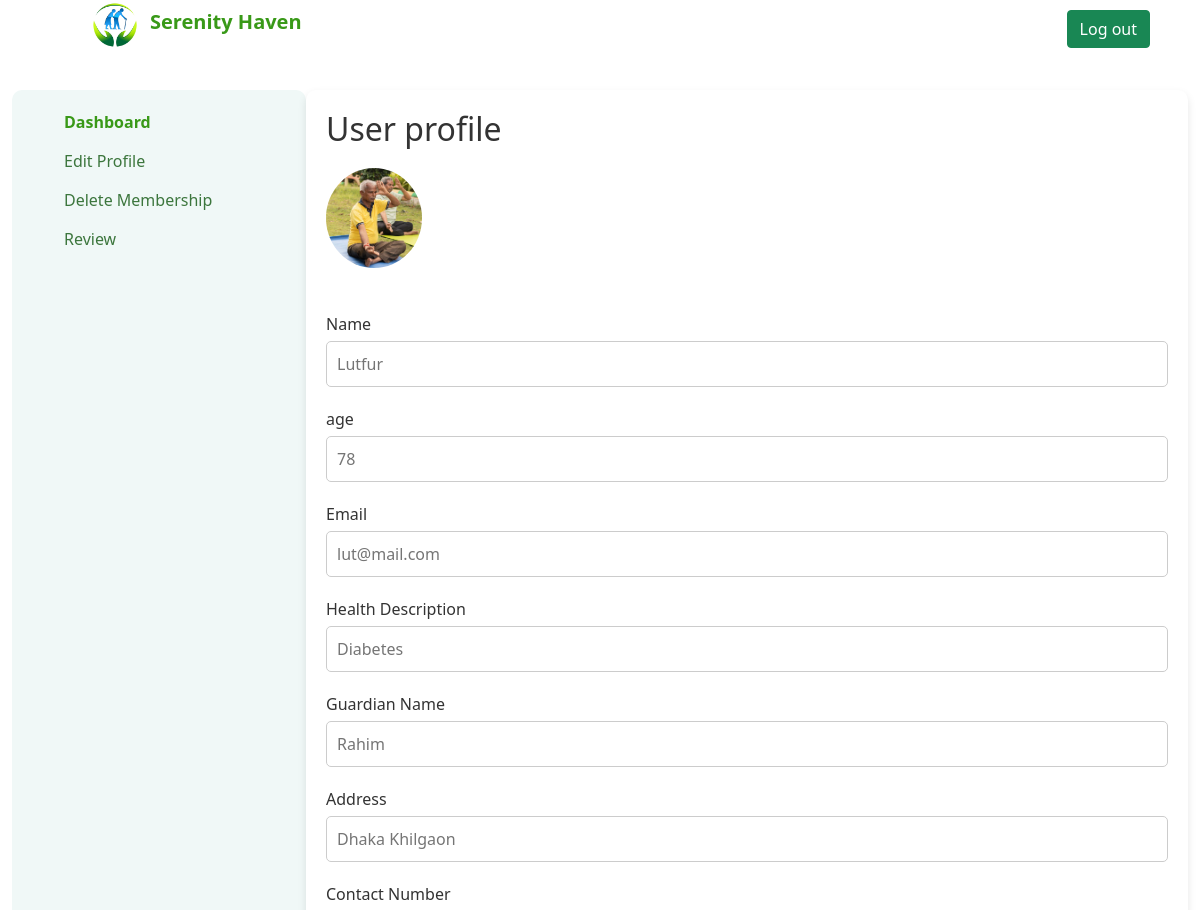
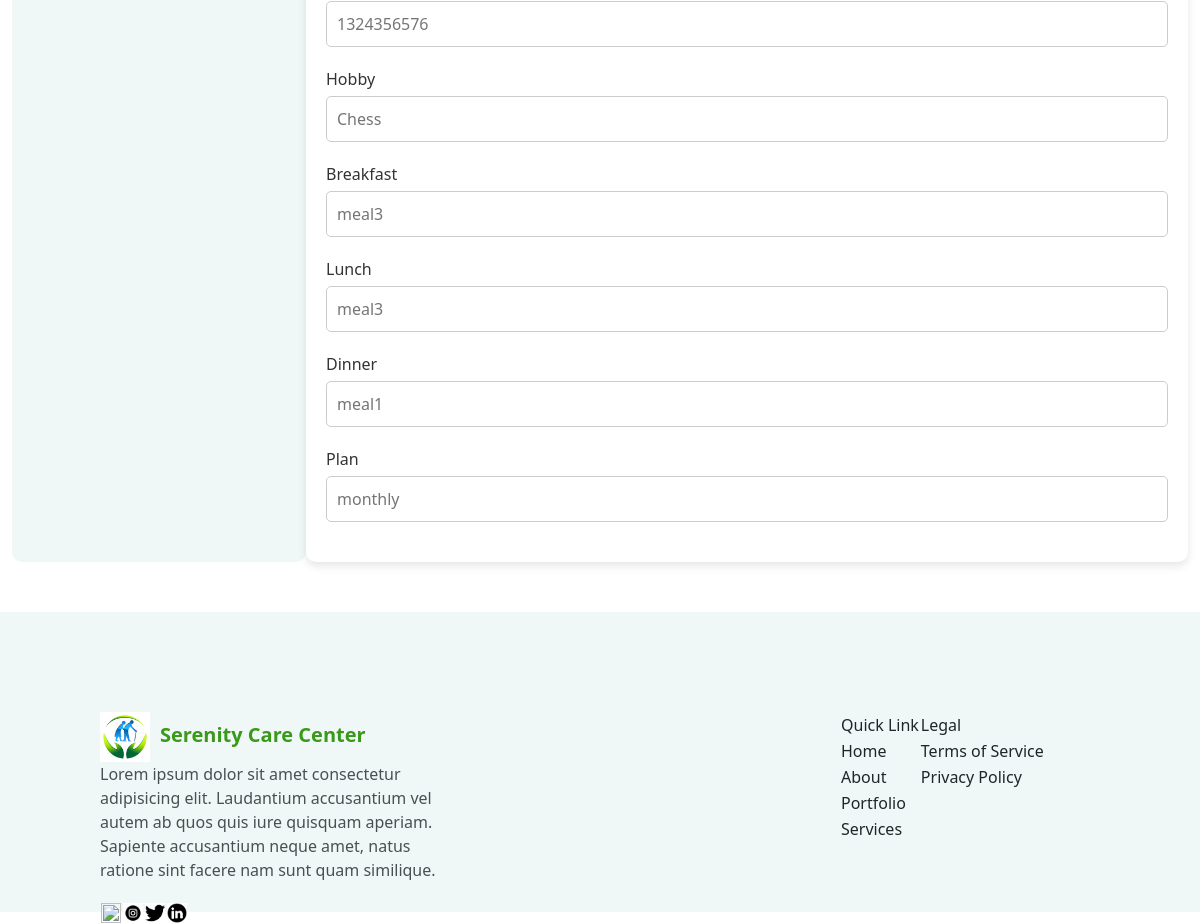
/user_dash.php (signed in), run on the app's committed database (2 pictures, top to bottom).
### tables this page shows
CREATE TABLE `users` (
  `id` int(11) NOT NULL,
  `name` varchar(255) NOT NULL,
  `email` varchar(255) NOT NULL,
  `pass` varchar(255) NOT NULL,
  `g_name` varchar(255) NOT NULL,
  `g_relation` varchar(255) NOT NULL,
  `age` int(11) NOT NULL,
  `number` varchar(100) NOT NULL,
  `address` varchar(500) NOT NULL,
  `health_record` varchar(255) NOT NULL,
  `hobby` varchar(255) NOT NULL,
  `plan` varchar(100) NOT NULL,
  `breakfast` varchar(100) NOT NULL,
  `lunch` varchar(100) NOT NULL,
  `dinner` varchar(100) NOT NULL,
  `message` varchar(500) NOT NULL,
  `image` varchar(255) DEFAULT NULL,
  `payment` int(11) NOT NULL,
  `comments` varchar(255) DEFAULT NULL,
  `status` varchar(200) DEFAULT NULL
);

### user_dash.php (the view, shortened to what this page needs)
<?php
include('Connection.php');
$id = $_SESSION['user_id'];
$sql = "SELECT* from users WHERE id = $id";
$result = mysqli_query($conn, $sql);
$row = mysqli_fetch_assoc($result);
$profile = $row['image'];
?>
<!DOCTYPE html>
<html lang="en">
<head>
    <link href="https://cdn.jsdelivr.net/npm/bootstrap@5.1.3/dist/css/bootstrap.min.css" rel="stylesheet">
    <link rel="stylesheet" href="css/user_profile_edits.css?v=<?php echo time(); ?>">
</head>
<body>
    <div id="nav">
        <div id="left_nav">
            <img src="assets/logo.jpg" style="width: 50px; height: 50px;" alt=""><span style="margin-left:10px ;font-size: 20px; font-weight: bold; color: #399918;">Serenity Haven</span>
        </div>
        <div id="right_nav">
            <div id="right_nav_btn">
                <a class="btn btn-success login" href="logout.php" role="button">Log out</a>
            </div>
        </div>
    </div>
    <div class="container">
        <div class="sidebar">
            <ul>
                <li><a href="user_dash.php" style="color: #399918; font-weight:bold">Dashboard</a></li>
                <li><a href="user_profile_edit.php">Edit Profile</a></li>
                <li><a href="user_profile_delete.php">Delete Membership</a></li>
                <li><a href="user_review.php">Review</a></li>
            </ul>
        </div>
        <div class="profile-edit">
            <h2>User profile</h2>
            <form action="<?php echo $_SERVER['PHP_SELF']; ?>" method="POST" enctype="multipart/form-data">
                <div class="profile-pic">
                    <?php echo '<img src="profile/' . $profile . '" alt="Profile Picture">' ?><br>
                </div>
                <br>
                <div class="form-group">
                    <label for="name">Name</label>
                    <input type="text" id="name" name="name" placeholder="<?php echo $row['name'] ?>" readonly class="input_field">
                </div>
                <div class="form-group">
                    <label for="name">age</label>
                    <input type="text" id="name" name="name" placeholder="<?php echo $row['age'] ?>" readonly class="input_field">
                </div>
                <div class="form-group">
                    <label for="email">Email</label>
                    <input type="email" id="email" name="email" placeholder="<?php echo $row['email'] ?>" readonly class="input_field">
                </div>
                <div class="form-group">
                    <label for="health">Health Description</label>
                    <input type="text" id="health" name="health" placeholder="<?php echo $row['health_record'] ?>" readonly class="input_field">
                </div>
                <div class="form-group">
                    <label for="name">Guardian Name</label>
                    <input type="text" id="name" name="name" placeholder="<?php echo $row['g_name'] ?>" readonly class="input_field">
                </div>
                <div class="form-group">
                    <label for="address">Address</label>
                    <input type="text" id="address" name="address" placeholder="<?php echo $row['address'] ?>" readonly class="input_field">
                </div>
                <div class="form-group">
                    <label for="contact">Contact Number</label>
                    <input type="text" id="contact" name="contact" placeholder="<?php echo $row['number'] ?>" readonly class="input_field">
                </div>
                <div class="form-group">
                    <label for="email">Hobby</label>
                    <input type="email" id="email" name="email" placeholder="<?php echo $row['hobby'] ?>" readonly class="input_field">
                </div>
                <div class="form-group">
                    <label for="address">Breakfast</label>
                    <input type="text" id="address" name="address" placeholder="<?php echo $row['breakfast'] ?>" readonly class="input_field">
                </div>
                <div class="form-group">
                    <label for="contact">Lunch</label>
                    <input type="text" id="contact" name="contact" placeholder="<?php echo $row['lunch'] ?>" readonly class="input_field">
                </div>
                <div class="form-group">
                    <label for="health">Dinner</label>
                    <input type="text" id="health" name="health" placeholder="<?php echo $row['dinner'] ?>" readonly class="input_field">
                </div>
                <div class="form-group">
                    <label for="name">Plan</label>
                    <input type="text" id="name" name="name" placeholder="<?php echo $row['plan'] ?>" readonly class="input_field">
                </div>
            </form>
        </div>
    </div>
    <div id="footer">
        <div id="footer_left">
            <img style="width: 50px; height: 50px;" src="assets/logo.jpg" alt=""><span style="margin-left:10px ;font-size: 20px; font-weight: bold; color: #399918;">Serenity Care Center</span>
            <p style="opacity: 0.8;">Lorem ipsum dolor sit amet consectetur adipisicing elit. Laudantium accusantium vel autem ab quos quis iure quisquam aperiam. Sapiente accusantium neque amet, natus ratione sint facere nam sunt quam similique.</p>
            <table>
                <tr>
                    <td><img style="width: 20px; height: 20px;" src="assets/facebook-round-black-icon4588.logowik.com.webp" alt=""></td>
                    <td><img style="width: 20px; height: 20px;" src="assets/insta.png" alt=""></td>
                    <td><img style="width: 20px; height: 20px;" src="assets/twitt.png" alt=""></td>
                    <td><img style="width: 20px; height: 20px;" src="assets/ln.png" alt=""></td>
                </tr>
            </table>
        </div>
        <div id="footer_right">
            <table>
                <tr>
                    <td>Quick Link</td>
                    <td>Legal</td>
                </tr>
                <tr>
                    <td>Home</td>
                    <td>Terms of Service</td>
                </tr>
                <tr>
                    <td>About</td>
                    <td>Privacy Policy</td>
                </tr>
                <tr>
                    <td>Portfolio</td>
                </tr>
                <tr>
                    <td>Services</td>
                </tr>
            </table>
        </div>
    </div>
</body>
</html>

### css/user_profile_edits.css (style rules this page uses)
#nav { height: 60px; }
#left_nav { float: left; margin-left: 90px; }
#right_nav { float: right; }
#right_nav_btn { float: right; margin: 10px 40px 0px 0px; }
.login { margin-right: 10px; }
.container { display: flex; max-width: 1200px; margin: 30px auto; }
.sidebar { width: 25%; background-color: #f0f8f7; padding: 20px; border-radius: 10px; }
.sidebar ul { list-style: none; }
.sidebar ul li { margin-bottom: 15px; }
.sidebar ul li a { text-decoration: none; color: #3c763d; font-size: 16px; }
.profile-edit { width: 75%; padding: 20px; background-color: #fff; box-shadow: 0 4px 8px rgba(0, 0, 0, 0.1); border-radius: 10px; }
.profile-edit h2 { color: #333; margin-bottom: 20px; }
.profile-pic img { border-radius: 50%; height: 100px; margin-bottom: 20px; }
.form-group { margin-bottom: 20px; }
.form-group label { display: block; margin-bottom: 5px; color: #333; }
.input_field { width: 100%; padding: 10px; border: 1px solid #ccc; border-radius: 5px; font-size: 16px; }
#footer { background-color: #f0f8f7; height: 300px; margin-top: 50px; }
#footer_left { float: left; width: 30%; margin: 100px 0 0 100px; }
#footer_right { float: right; width: 30%; margin: 100px 0 0 100px; }

### data on the page
users: image (picture), name "Lutfur", name "78", email "lut@mail.com", health "Diabetes", name "Rahim", address "Dhaka Khilgaon", contact "1324356576", email "Chess", address "meal3", contact "meal3", health "meal1", name "monthly"
